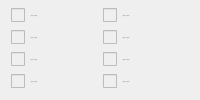
               <widget class="QWidget" name="fuseHighBitsWidget">
                <attribute name="icon">
                 <iconset resource="Avr8UsbProg.qrc">
                  <normaloff>:/Avr8UsbProg/images/high.png</normaloff>:/Avr8UsbProg/images/high.png</iconset>
                </attribute>
                <attribute name="title">
                 <string>High</string>
                </attribute>
                <layout class="QGridLayout" name="gridLayout_12">
                 <property name="topMargin">
                  <number>3</number>
                 </property>
                 <property name="bottomMargin">
                  <number>3</number>
                 </property>
                 <property name="verticalSpacing">
                  <number>0</number>
                 </property>
                 <item row="0" column="0">
                  <widget class="QCheckBox" name="fuseHighBit7CheckBox">
                   <property name="enabled">
                    <bool>false</bool>
                   </property>
                   <property name="text">
                    <string>--</string>
                   </property>
                  </widget>
                 </item>
                 <item row="0" column="1">
                  <widget class="QCheckBox" name="fuseHighBit6CheckBox">
                   <property name="enabled">
                    <bool>false</bool>
                   </property>
                   <property name="text">
                    <string>--</string>
                   </property>
                  </widget>
                 </item>
                 <item row="1" column="0">
                  <widget class="QCheckBox" name="fuseHighBit5CheckBox">
                   <property name="enabled">
                    <bool>false</bool>
                   </property>
                   <property name="text">
                    <string>--</string>
                   </property>
                  </widget>
                 </item>
                 <item row="1" column="1">
                  <widget class="QCheckBox" name="fuseHighBit4CheckBox">
                   <property name="enabled">
                    <bool>false</bool>
                   </property>
                   <property name="text">
                    <string>--</string>
                   </property>
                  </widget>
                 </item>
                 <item row="2" column="0">
                  <widget class="QCheckBox" name="fuseHighBit3CheckBox">
                   <property name="enabled">
                    <bool>false</bool>
                   </property>
                   <property name="text">
                    <string>--</string>
                   </property>
                  </widget>
                 </item>
                 <item row="2" column="1">
                  <widget class="QCheckBox" name="fuseHighBit2CheckBox">
                   <property name="enabled">
                    <bool>false</bool>
                   </property>
                   <property name="text">
                    <string>--</string>
                   </property>
                  </widget>
                 </item>
                 <item row="3" column="0">
                  <widget class="QCheckBox" name="fuseHighBit1CheckBox">
                   <property name="enabled">
                    <bool>false</bool>
                   </property>
                   <property name="text">
                    <string>--</string>
                   </property>
                  </widget>
                 </item>
                 <item row="3" column="1">
                  <widget class="QCheckBox" name="fuseHighBit0CheckBox">
                   <property name="enabled">
                    <bool>false</bool>
                   </property>
                   <property name="text">
                    <string>--</string>
                   </property>
                  </widget>
                 </item>
                </layout>
               </widget>
